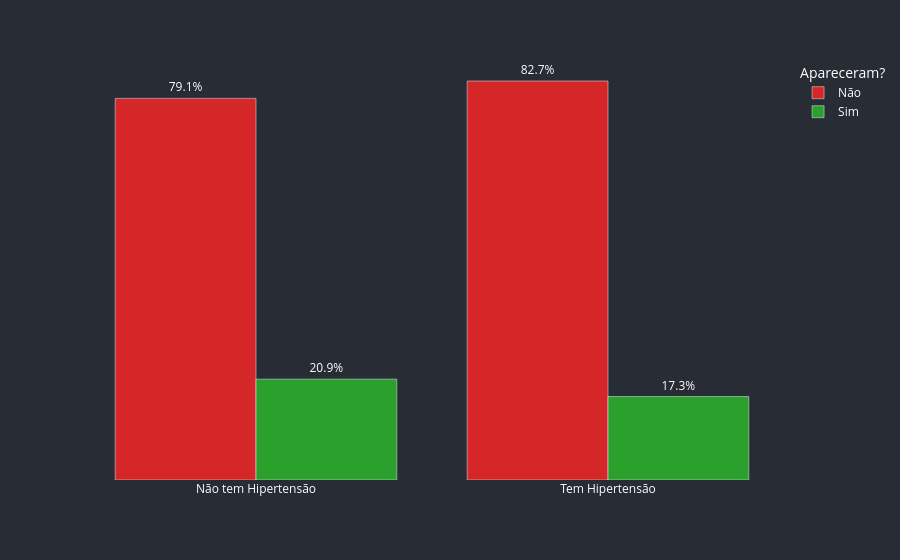

Here is the notebook cell this chart was saved with:
### Markdown cell above
##### Hipertensão influencia?

### Code cell
hipertensao = pd.crosstab(df["Hipertension"], df["No-show"], normalize="index").rename(index={0: 'Não tem Hipertensão', 1: 'Tem Hipertensão'}) * 100

graf4 = px.bar(hipertensao, 
               barmode='group',
               labels={"Hipertension": "", "No-show": "Apareceram?"},
               color_discrete_map={"Sim":'#2ca02c',"Não": '#d62728'})

graf4.update_traces(texttemplate='%{y:,.1f}%', textposition='outside')

graf4.update_layout(
    paper_bgcolor="#282C34", 
    plot_bgcolor="#282C34", 
    font_color="white",
    yaxis=dict(title="", showticklabels=False, showgrid=False, visible=False),
    xaxis=dict(title=""))

graf4.show()

### Figure 1 — Plotly figure (JSON) as saved in the notebook; plotly's stock layout.template omitted (floating-point values rounded to 4 significant figures)
{"data": [{"alignmentgroup": "True", "hovertemplate": "Apareceram?=Não<br>=%{x}<br>value=%{y}<extra></extra>", "legendgroup": "Não", "marker": {"color": "#d62728", "pattern": {"shape": ""}}, "name": "Não", "offsetgroup": "Não", "orientation": "v", "showlegend": true, "textposition": "outside", "texttemplate": "%{y:,.1f}%", "type": "bar", "x": ["Não tem Hipertensão", "Tem Hipertensão"], "xaxis": "x", "y": [79.1, 82.7], "yaxis": "y"}, {"alignmentgroup": "True", "hovertemplate": "Apareceram?=Sim<br>=%{x}<br>value=%{y}<extra></extra>", "legendgroup": "Sim", "marker": {"color": "#2ca02c", "pattern": {"shape": ""}}, "name": "Sim", "offsetgroup": "Sim", "orientation": "v", "showlegend": true, "textposition": "outside", "texttemplate": "%{y:,.1f}%", "type": "bar", "x": ["Não tem Hipertensão", "Tem Hipertensão"], "xaxis": "x", "y": [20.9, 17.3], "yaxis": "y"}], "layout": {"barmode": "group", "font": {"color": "white"}, "legend": {"title": {"text": "Apareceram?"}, "tracegroupgap": 0}, "margin": {"t": 60}, "paper_bgcolor": "#282C34", "plot_bgcolor": "#282C34", "xaxis": {"anchor": "y", "domain": [0, 1], "title": {"text": ""}}, "yaxis": {"anchor": "x", "domain": [0, 1], "showgrid": false, "showticklabels": false, "title": {"text": ""}, "visible": false}}}
